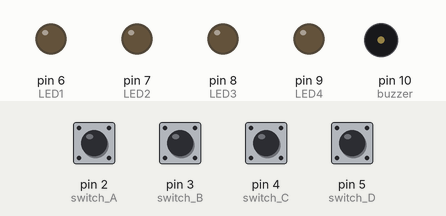
Recording of a sketch running on a simulated Arduino Uno, built with avr-gcc and run on an emulated ATmega328P. On the bench: output pins drawn as LEDs (lit = HIGH), buzzer (waves = sounding, pin HIGH). Dashed ring = blinking. The test bench sets the inputs (shaded band); at power-on: pin 2 (switch_A), pin 3 (switch_B), pin 4 (switch_C), pin 5 (switch_D) HIGH. Random numbers use the default seed unless the sketch sets one.

Above: at 1.5 s.
1.6 s: pin 2 (switch_A) pulled LOW for 0.15 s
At 2.1 s:
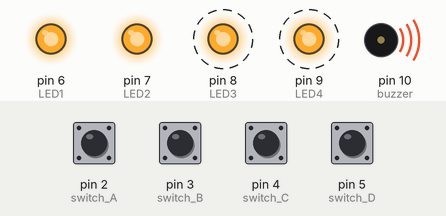
4.6 s: pin 3 (switch_B) pulled LOW for 1 s
At 5.02 s:
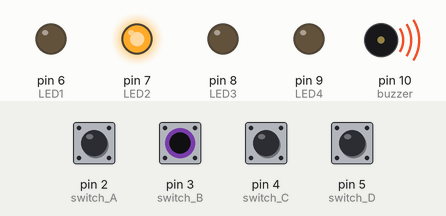
7.6 s: pin 4 (switch_C) pulled LOW for 0.15 s
At 8.1 s:
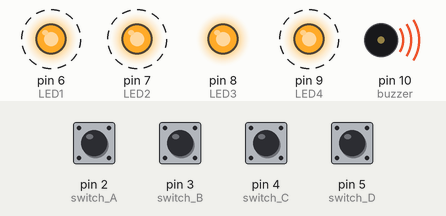
10.7 s: pin 5 (switch_D) pulled LOW for 1 s
At 11.07 s:
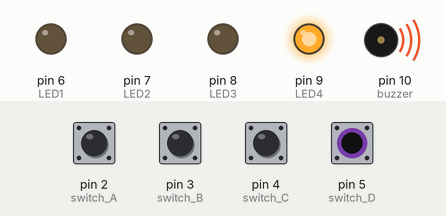
13.7 s: pin 2 (switch_A) pulled LOW for 1 s
At 14.27 s:
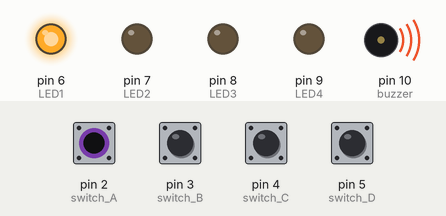
17.7 s: pin 3 (switch_B) pulled LOW for 0.15 s
At 20.37 s:
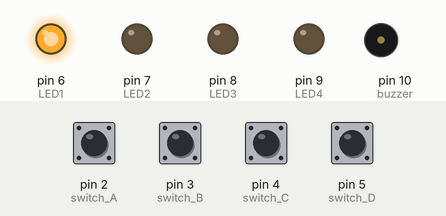
Timing chart, 0 to 21.7 s (numbered marks = the images above; inputs shaded):
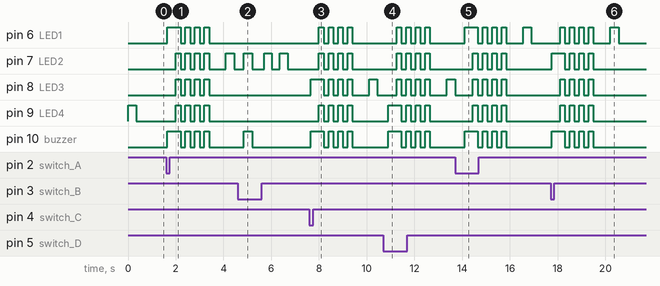

The sketch:

LED_GAME_CODE.ino
```cpp
#define LED1 6 //  LED A
#define LED2 7 //  LED B
#define LED3 8 //  LED C
#define LED4 9 //  LED D

#define buzzer 10 // for the buzzer to work

#define switch_A 2 // switch A
#define switch_B 3 // switch B
#define switch_C 4 // switch C
#define switch_D 5 // switch D

int lastbuttonstate1; // the button state for A
int lastbuttonstate2; // the button state for B
int lastbuttonstate3; // the button state for C
int lastbuttonstate4; // the button state for D

int del = 350;
int sequence[100];          // the sequential array for comparision
int seqlength = 1;          // length of the sequence array
bool sequenceshown = false; // to prevent infinite loop
int player_step = 0;        // global so it persists across calls

int arr[4];        // array for LEDs 1 2 3 and 4
int switch_op[4]; // array for switches A and B

bool wrongpress = false; // boolean expression for the wrong case

void setup() {
  // declaring all the pins requiered for the operation
  pinMode(LED1, OUTPUT);
  pinMode(LED2, OUTPUT);
  pinMode(LED3, OUTPUT);
  pinMode(LED4, OUTPUT);

  pinMode(switch_A, INPUT_PULLUP);
  pinMode(switch_B, INPUT_PULLUP);
  pinMode(switch_C, INPUT_PULLUP);
  pinMode(switch_D, INPUT_PULLUP);

  pinMode(buzzer, OUTPUT);

  // input pullup is used as an alternative to the pullup resistors

  sequence[0] = random(0, 4); // taking sequence [0] = 1 as an example. Which means LED 2 is stored, as arr[1] is indexed as LED2
  arr[0] = LED1;
  arr[1] = LED2;  // LED arrays
  arr[2] = LED3;
  arr[3] = LED4;

  switch_op[0] = switch_A;
  switch_op[1] = switch_B; //swithc arrays
  switch_op[2] = switch_C;
  switch_op[3] = switch_D;

  lastbuttonstate1 = digitalRead(switch_A); // used to read
  lastbuttonstate2 = digitalRead(switch_B); // the last states of the switches
  lastbuttonstate3 = digitalRead(switch_C);
  lastbuttonstate4 = digitalRead(switch_D);
}

void loop()
{
  if (!sequenceshown) // if true
  {
    for (int i = 0; i < seqlength; i++)
    {
      digitalWrite(arr[sequence[i]], HIGH); // set random LED as ON
      delay(del);
      digitalWrite(arr[sequence[i]], LOW); // OFF
      delay(del);
    }
    sequenceshown = true; // update to true
  }

  bool player = switch_correct(); // check if the player is correct

  if (player) // if correct do the below part
  {
    delay(500); // after a delay of 500 ms
    sequence[seqlength] = random(0, 4); // start with the first new entry as a random
    seqlength++; // change seq length (it becomes to 2 here)
    sequenceshown = false; // re run the void

    if(del > 100)
    {
    del = del - 20;
    }
  }
  else if (wrongpress) // if not true
{
  for (int i = 0; i < 4; i++)   // blink both LEDs 4 times
  {
    digitalWrite(buzzer,HIGH);
    digitalWrite(LED1, HIGH);
    digitalWrite(LED2, HIGH);
    digitalWrite(LED3, HIGH);
    digitalWrite(LED4, HIGH);
    delay(200);
    digitalWrite(buzzer, LOW);
    digitalWrite(LED1, LOW);
    digitalWrite(LED2, LOW);
    digitalWrite(LED3, LOW);
    digitalWrite(LED4, LOW);
    delay(200);
  }
  delay(500); // pause before the new sequence starts replaying

  wrongpress = false; // reset the counter
  del = 350;

}
}

bool switch_correct() //operation for checking if the player was right
{
  int buttonstate1 = digitalRead(switch_A); /// POINT A
  if (buttonstate1 != lastbuttonstate1)
  {
    lastbuttonstate1 = buttonstate1;
    if (buttonstate1 == LOW)
    {
      delay(50);

      digitalWrite(buzzer, HIGH);
      digitalWrite(LED1, HIGH);
      delay(350);
      digitalWrite(buzzer, LOW);
      digitalWrite(LED1, LOW);               /// POINT B, point a to b was the basic switch operation

      // to compare the input of the switch and the led sequence, we use the values inside the sequence array,
      // lets say sequence[0] = 1, which means LED 2 is fed
      // to get it right we need to check if seq[0] = 1 again but here 1 would be switch B

      if (sequence[player_step] != 0) // player_state is set to 0, meaning equal to 1, ie switch B is pressed, req to return false
      {
        player_step = 0; // reset the steps
        seqlength = 1;   // set the seq length back to 1
        sequence[0] = random(0, 4);  // resetting everything
        sequenceshown = false;// ..
        wrongpress = true; // for triggering the lEds
        return false;
      }
      player_step++; // run if the above part isnt true

      // assuming in the first step that sequence[0] = 0;
      // seq length = 1, and the player_step is incremented to 1, so the the next part is run

      if (player_step == seqlength)
      {
        player_step = 0; // reset it back and return true
        return true;
      }
    }
  }

  int buttonstate2 = digitalRead(switch_B); // same thing is implemented here
  if (buttonstate2 != lastbuttonstate2)
  {
    delay(50);
    lastbuttonstate2 = buttonstate2;
    if (buttonstate2 == LOW)
    {
      digitalWrite(buzzer, HIGH);
      digitalWrite(LED2, HIGH);
      delay(350);
      digitalWrite(buzzer, LOW);
      digitalWrite(LED2, LOW);

      if (sequence[player_step] != 1)
      {
        player_step = 0;
        seqlength = 1;
        sequence[0] = random(0, 4);
        sequenceshown = false;
        wrongpress = true;
        return false;
      }
      player_step++;
      if (seqlength == player_step)
      {
        player_step = 0;
        return true;
      }
    }
  }

  int buttonstate3 = digitalRead(switch_C); // same thing is implemented here
  if (buttonstate3 != lastbuttonstate3)
  {
    delay(50);
    lastbuttonstate3 = buttonstate3;
    if (buttonstate3 == LOW)
    {
      digitalWrite(buzzer, HIGH);
      digitalWrite(LED3, HIGH);
      delay(350);
      digitalWrite(buzzer, LOW);
      digitalWrite(LED3, LOW);

      if (sequence[player_step] != 2)
      {
        player_step = 0;
        seqlength = 1;
        sequence[0] = random(0, 4);
        sequenceshown = false;
        wrongpress = true;
        return false;
      }
      player_step++;
      if (seqlength == player_step)
      {
        player_step = 0;
        return true;
      }
    }
  }

  int buttonstate4 = digitalRead(switch_D); // same thing is implemented here
  if (buttonstate4 != lastbuttonstate4)
  {
    delay(50);
    lastbuttonstate4 = buttonstate4;
    if (buttonstate4 == LOW)
    {
      digitalWrite(buzzer, HIGH);
      digitalWrite(LED4, HIGH);
      delay(350);
      digitalWrite(buzzer, LOW);
      digitalWrite(LED4, LOW);

      if (sequence[player_step] != 3)
      {
        player_step = 0;
        seqlength = 1;
        sequence[0] = random(0, 4);
        sequenceshown = false;
        wrongpress = true;
        return false;
      }
      player_step++;
      if (seqlength == player_step)
      {
        player_step = 0;
        return true;
      }
    }
  }

  return false; // and we return false if none of the above cases are happening
}
```

Measured:
- after the input at 1.6 s, pin 6 (LED1): LOW → HIGH after 0.05 s, then repeats every 0.40 s: LOW 0.20 s, HIGH 0.20 s, until it stays LOW from 3.4 s; pin 7 (LED2): goes 3 × (HIGH 0.20 s, LOW 0.20 s), HIGH 0.20 s, LOW 0.70 s, HIGH 0.35 s, then LOW, starting after 0.40 s
- after the input at 4.6 s, pin 7 (LED2): goes HIGH 0.35 s, LOW 0.50 s, HIGH 0.33 s, LOW 0.33 s, HIGH 0.33 s, then LOW, starting after 0.25 s; pin 10 (buzzer): LOW → HIGH after 0.25 s, → LOW 0.35 s later
- after the input at 7.6 s, pin 6 (LED1), pin 7 (LED2): alternates HIGH for 0.20 s and LOW for 0.20 s, 8 changes in all, then stays LOW, starting after 0.40 s
- after the input at 10.7 s, pin 6 (LED1), pin 7 (LED2): alternates HIGH for 0.20 s and LOW for 0.20 s, 8 changes in all, then stays LOW, starting after 0.55 s
- after the input at 13.7 s, pin 6 (LED1): goes HIGH 0.55 s, 3 × (LOW 0.20 s, HIGH 0.20 s), LOW 0.70 s, HIGH 0.35 s, then LOW, starting after 0.40 s; pin 7 (LED2): alternates HIGH for 0.20 s and LOW for 0.20 s, 8 changes in all, then stays LOW, starting after 0.75 s
- after the input at 17.7 s, pin 6 (LED1): goes 3 × (HIGH 0.20 s, LOW 0.20 s), HIGH 0.20 s, LOW 0.70 s, HIGH 0.35 s, then LOW, starting after 0.40 s; pin 7 (LED2): LOW → HIGH after 0.05 s, then repeats every 0.40 s: LOW 0.20 s, HIGH 0.20 s, until it stays LOW from 19.5 s
